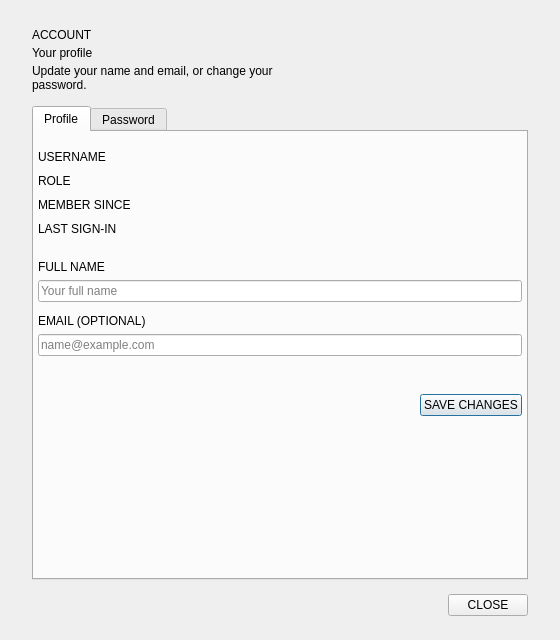
<?xml version="1.0" encoding="UTF-8"?>
<ui version="4.0">
 <class>AccountDialog</class>
 <widget class="QDialog" name="AccountDialog">
  <property name="geometry"><rect><x>0</x><y>0</y><width>560</width><height>640</height></rect></property>
  <property name="windowTitle"><string>AutoWise - Account</string></property>
  <property name="styleSheet"><string>
* { font-family: "Inter", "Segoe UI", "Arial"; }
QMainWindow, QWidget#centralwidget { background-color: #F5F5F7; }
QWidget#pageLogin, QWidget#pageRegister, QWidget#pageVehicle, QWidget#pageResults,
QWidget#scrollAreaVehicleContents, QWidget#scrollAreaResultsContents,
QWidget#widgetTopMatches, QWidget#widgetSimilarPrice { background-color: #F5F5F7; }
QWidget#widgetAdvancedFields { background: transparent; }
QWidget { color: #18181B; font-size: 13px; }
QToolTip { background-color: #18181B; color: #FFFFFF; border: none; padding: 6px; }

/* ---------- Header ---------- */
QFrame#frameHeader { background-color: #FFFFFF; border: none; border-bottom: 1px solid #E4E4E9; }
QLabel#labelBrand, QLabel#labelLoginBrand { font-family: "Playfair Display", "Georgia", serif; font-size: 21px; font-weight: 600; color: #18181B; letter-spacing: 5px; background: transparent; }
QLabel#labelTagline, QLabel#labelLoginTagline { color: #8A8A93; font-size: 10px; font-weight: 600; letter-spacing: 3px; background: transparent; }
QLabel[step="true"] { color: #A1A1AA; font-size: 11px; font-weight: 700; letter-spacing: 2px;
                      padding: 8px 2px; border-bottom: 2px solid transparent; }
QLabel[step="true"][done="true"] { color: #52525B; }
QLabel[step="true"][active="true"] { color: #18181B; border-bottom: 2px solid #D7263D; }
QLabel#labelStepSep1, QLabel#labelStepSep2 { color: #D4D4DA; }

/* ---------- Typography ---------- */
QLabel[role="eyebrow"] { color: #C81E35; font-size: 11px; font-weight: 700; letter-spacing: 3px; background: transparent; }
QLabel[role="display"] { font-family: "Playfair Display", "Georgia", serif; font-size: 54px; color: #18181B; background: transparent; }
QLabel[role="title"] { font-family: "Playfair Display", "Georgia", serif; font-size: 34px; color: #18181B; background: transparent; }
QLabel[role="section"] { font-family: "Playfair Display", "Georgia", serif; font-size: 23px; color: #18181B; background: transparent; }
QLabel[role="cardTitle"] { font-family: "Playfair Display", "Georgia", serif; font-size: 19px; color: #18181B; background: transparent; }
QLabel[role="lead"] { color: #52525B; font-size: 15px; background: transparent; }
QLabel[role="muted"] { color: #6B6B74; background: transparent; }
QLabel[role="field"] { color: #6B6B74; font-size: 11px; font-weight: 600; letter-spacing: 1px; background: transparent; }
QLabel[role="chip"] { background-color: #F4F4F5; border: 1px solid #E4E4E7; border-radius: 13px;
                      padding: 5px 12px; color: #3F3F46; font-size: 11px; font-weight: 500; }
QLabel[role="stepNumber"] { font-family: "Playfair Display", "Georgia", serif; font-size: 16px; color: #D7263D; background: transparent; }
QLabel[role="statValue"] { font-family: "Playfair Display", "Georgia", serif; font-size: 28px; color: #18181B; background: transparent; }
QLabel[role="statLabel"] { color: #6B6B74; font-size: 10px; font-weight: 600; letter-spacing: 2px; background: transparent; }
QLabel[role="error"] { color: #B91C1C; background-color: #FEF2F2; border: 1px solid #FECACA;
                       border-radius: 8px; padding: 9px 12px; }
QLabel[role="success"] { color: #15803D; background-color: #F0FDF4; border: 1px solid #BBF7D0;
                         border-radius: 8px; padding: 9px 12px; }

/* ---------- Login picture panel: photo with a dark shade, so its text stays white ---------- */
QFrame#frameLoginVisual { border: none; border-radius: 20px;
                   background: qlineargradient(x1:0, y1:0, x2:0, y2:1, stop:0 #2A1118, stop:1 #7A1D2B); }
QFrame#frameLoginVisual QLabel { color: #FFFFFF; }
QFrame#frameLoginVisual QLabel#labelLoginTagline, QFrame#frameLoginVisual QLabel[role="statLabel"] { color: #D4D4D8; }
QFrame#frameLoginVisual QLabel[role="lead"] { color: #E4E4E7; }
QFrame#frameLoginVisual QLabel[role="eyebrow"] { color: #FF8A99; }

/* ---------- Cards ---------- */
QFrame[card="true"] { background-color: #FFFFFF; border: 1px solid #E4E4E9; border-radius: 14px; }
QFrame#framePriceCard { border: 1px solid #F5C2CA;
                        background: qlineargradient(x1:0, y1:0, x2:1, y2:1, stop:0 #FFEEF1, stop:0.6 #FFF8F9, stop:1 #FFFFFF); }
QFrame#frameSummary { background-color: #F7F7F9; border: 1px solid #E4E4E9; border-radius: 10px; }
QFrame[divider="true"] { background-color: #E4E4E9; border: none; max-height: 1px; min-height: 1px; }

/* ---------- Inputs ---------- */
QLineEdit, QComboBox, QSpinBox {
    background-color: #FAFAFB; border: 1px solid #D9D9DF; border-radius: 9px;
    padding: 10px 12px; color: #18181B; min-height: 20px;
    selection-background-color: #D7263D; selection-color: #FFFFFF;
}
QLineEdit:hover, QComboBox:hover, QSpinBox:hover { border-color: #B4B4BC; }
QLineEdit:focus, QComboBox:focus, QSpinBox:focus { border-color: #D7263D; background-color: #FFFFFF; }
QLineEdit[lineEditState="error"] { border-color: #DC2626; }
QComboBox:disabled { color: #A1A1AA; border-color: #E9E9ED; background-color: #F4F4F5; }
QComboBox QLineEdit { background: transparent; border: none; padding: 0px; min-height: 0px; }
QComboBox::drop-down { border: none; width: 30px; }
QComboBox::down-arrow { image: url(../images/ic_chevron_down.png); width: 12px; height: 8px; margin-right: 12px; }
QComboBox QAbstractItemView { background-color: #FFFFFF; border: 1px solid #E4E4E9; color: #18181B;
    selection-background-color: #D7263D; selection-color: #FFFFFF; outline: 0; padding: 4px; }
QSpinBox::up-button, QSpinBox::down-button { width: 0px; border: none; }
QSpinBox#spinBoxBudget { font-family: "Playfair Display", "Georgia", serif; font-size: 26px; padding: 8px 14px; color: #18181B; }
QSlider::groove:horizontal { height: 4px; background: #E4E4E7; border-radius: 2px; }
QSlider::sub-page:horizontal { background: #D7263D; border-radius: 2px; }
QSlider::handle:horizontal { background: #FFFFFF; border: 2px solid #D7263D; width: 14px; height: 14px; margin: -7px 0; border-radius: 9px; }
QCheckBox { color: #3F3F46; spacing: 9px; background: transparent; }
QCheckBox::indicator { width: 16px; height: 16px; border: 1px solid #C4C4CC; border-radius: 4px; background-color: #FFFFFF; }
QCheckBox::indicator:hover { border-color: #D7263D; }
QCheckBox::indicator:checked { background-color: #D7263D; border-color: #D7263D; image: url(../images/ic_check.png); }

/* ---------- Buttons ---------- */
QPushButton { background-color: #D7263D; color: #FFFFFF; border: none; border-radius: 9px;
              padding: 13px 26px; font-weight: 700; font-size: 12px; letter-spacing: 2px; }
QPushButton:hover { background-color: #E63950; }
QPushButton:pressed { background-color: #B51F33; }
QPushButton:disabled { background-color: #F1C2C9; color: #FFFFFF; }
QPushButton[variant="ghost"] { background-color: #FFFFFF; border: 1px solid #D4D4DA; color: #27272A; }
QPushButton[variant="ghost"]:hover { border-color: #D7263D; color: #D7263D; }
QPushButton[variant="link"] { background-color: transparent; color: #52525B; padding: 4px 0px;
                              text-align: left; letter-spacing: 1px; font-size: 12px; }
QPushButton[variant="link"]:hover { color: #18181B; }
QPushButton[variant="inlineLink"] { background-color: transparent; color: #D7263D; padding: 2px 0px;
                                    letter-spacing: 0px; font-size: 13px; font-weight: 600; }
QPushButton[variant="inlineLink"]:hover { color: #B51F33; }
QPushButton[variant="nav"] { background-color: transparent; color: #52525B; border: none; border-bottom: 2px solid transparent;
                            border-radius: 0px; padding: 8px 4px; margin: 0px 8px; font-size: 11px; letter-spacing: 2px; }
QPushButton[variant="nav"]:hover { color: #18181B; }
QPushButton[variant="nav"][active="true"] { color: #18181B; border-bottom: 2px solid #D7263D; }
QPushButton[variant="icon"] { background-color: #FFFFFF; border: 1px solid #D9D9DF; border-radius: 9px; padding: 8px; }
QPushButton[variant="icon"]:hover { border-color: #D7263D; }

/* ---------- Scroll ---------- */
QScrollArea { background: transparent; border: none; }
QScrollArea &gt; QWidget &gt; QWidget { background: transparent; }
QScrollBar:vertical { background: transparent; width: 10px; margin: 6px 2px; }
QScrollBar::handle:vertical { background: #D4D4DA; border-radius: 3px; min-height: 40px; }
QScrollBar::handle:vertical:hover { background: #A1A1AA; }
QScrollBar::add-line:vertical, QScrollBar::sub-line:vertical { height: 0; }
QScrollBar::add-page:vertical, QScrollBar::sub-page:vertical { background: none; }

/* ---------- Results ---------- */
QLabel#labelPredictedPrice { font-family: "Playfair Display", "Georgia", serif; font-size: 48px; color: #18181B; background: transparent; }
QLabel#labelBudgetValue { font-family: "Playfair Display", "Georgia", serif; font-size: 30px; color: #18181B; background: transparent; }
QLabel#labelBudgetVerdict { border-radius: 12px; padding: 5px 12px; font-size: 11px; font-weight: 700; letter-spacing: 1px; }
QLabel#labelBudgetVerdict[state="ok"] { background-color: #DCFCE7; color: #15803D; border: 1px solid #86EFAC; }
QLabel#labelBudgetVerdict[state="over"] { background-color: #FEE2E2; color: #B91C1C; border: 1px solid #FCA5A5; }

/* ---------- Car cards (Top 5 + same price range) ---------- */
QFrame[carCard="true"] { background-color: #FFFFFF; border: 1px solid #E4E4E9; border-radius: 14px; }
QFrame[carCard="true"]:hover { border-color: #D7263D; }
QFrame#frameTopCar1 { border-color: #F5C2CA;
    background: qlineargradient(x1:0, y1:0, x2:0, y2:1, stop:0 #FFF1F3, stop:1 #FFFFFF); }
QLabel[role="carImage"] { border-radius: 10px; color: #A1A1AA; font-family: "Playfair Display", "Georgia", serif; font-size: 18px; letter-spacing: 4px;
    background: qlineargradient(x1:0, y1:0, x2:1, y2:1, stop:0 #F1F1F4, stop:1 #E6E6EA); }
QLabel[role="carRank"] { background-color: #D7263D; color: #FFFFFF; border-radius: 10px; padding: 3px 9px;
                         font-size: 11px; font-weight: 700; }
QLabel[role="carMatch"] { color: #C81E35; font-size: 11px; font-weight: 700; letter-spacing: 1px; background: transparent; }
QLabel[role="carTitle"] { font-family: "Playfair Display", "Georgia", serif; font-size: 17px; color: #18181B; background: transparent; }
QLabel[role="carTitleLarge"] { font-family: "Playfair Display", "Georgia", serif; font-size: 26px; color: #18181B; background: transparent; }
QLabel[role="carDetail"] { color: #6B6B74; font-size: 12px; background: transparent; }
QLabel[role="carPrice"] { font-size: 18px; font-weight: 700; color: #18181B; background: transparent; }
QLabel[role="carPriceLarge"] { font-family: "Playfair Display", "Georgia", serif; font-size: 34px; color: #18181B; background: transparent; }

QMessageBox { background-color: #FFFFFF; }
QMessageBox QLabel { color: #18181B; }
QMessageBox QPushButton { min-width: 90px; padding: 9px 18px; }

/* ---------- Added for accounts and the admin panel ---------- */
QDialog, QWidget#pageDashboard, QWidget#pageUsers, QWidget#pageModels, QWidget#pageData, QWidget#pageActivity,
QWidget#tabProfile, QWidget#tabPassword, QWidget#tabExplore, QWidget#tabSegments, QWidget#tabLogins, QWidget#tabAudit,
QWidget#scrollAreaDashboardContents, QWidget#scrollAreaModelsContents, QWidget#scrollAreaExploreContents,
QWidget#scrollAreaSegmentsContents { background-color: #F5F5F7; }
QDoubleSpinBox { background-color: #FAFAFB; border: 1px solid #D9D9DF; border-radius: 9px; padding: 9px 12px;
                 color: #18181B; min-height: 20px; }
QDoubleSpinBox:focus { border-color: #D7263D; background-color: #FFFFFF; }
QDoubleSpinBox::up-button, QDoubleSpinBox::down-button { width: 0px; border: none; }
QSpinBox[compact="true"], QDoubleSpinBox[compact="true"], QLineEdit[compact="true"], QComboBox[compact="true"] { padding: 7px 10px; }
QTableWidget { background-color: #FFFFFF; border: 1px solid #E4E4E9; border-radius: 12px; gridline-color: #F0F0F2;
               selection-background-color: #FDE8EB; selection-color: #18181B; alternate-background-color: #FAFAFB; }
QTableWidget::item { padding: 4px 8px; }
QHeaderView::section { background-color: #FAFAFB; color: #6B6B74; font-size: 10px; font-weight: 700; letter-spacing: 1px;
                       padding: 9px 8px; border: none; border-bottom: 1px solid #E4E4E9; }
QTableCornerButton::section { background-color: #FAFAFB; border: none; }
QTabWidget::pane { border: none; background: transparent; }
QTabBar::tab { background: transparent; color: #6B6B74; padding: 10px 18px; margin-right: 6px; border: none;
               border-bottom: 2px solid transparent; font-weight: 600; font-size: 12px; letter-spacing: 1px; }
QTabBar::tab:selected { color: #18181B; border-bottom: 2px solid #D7263D; }
QTabBar::tab:hover { color: #18181B; }
QProgressBar { border: none; background-color: #ECECEF; border-radius: 4px; max-height: 8px; min-height: 8px; }
QProgressBar::chunk { background-color: #D7263D; border-radius: 4px; }
QPlainTextEdit { background-color: #FFFFFF; border: 1px solid #E4E4E9; border-radius: 12px; padding: 10px; color: #27272A; }
QPushButton[variant="danger"] { background-color: #FFFFFF; border: 1px solid #FCA5A5; color: #B91C1C; }
QPushButton[variant="danger"]:hover { background-color: #FEF2F2; }
QPushButton[size="small"] { padding: 9px 16px; font-size: 11px; }
QLabel[role="value"] { color: #18181B; font-size: 13px; background: transparent; }
QLabel[role="kpiNote"] { color: #8A8A93; font-size: 11px; background: transparent; }
QLabel[role="badge"] { background-color: #FDE8EB; color: #C81E35; border-radius: 10px; padding: 3px 10px;
                       font-size: 10px; font-weight: 700; letter-spacing: 1px; }
QFrame[kpi="true"] { background-color: #FFFFFF; border: 1px solid #E4E4E9; border-radius: 14px; }
QFrame[kpi="true"][accent="true"] { border: 1px solid #F5C2CA;
    background: qlineargradient(x1:0, y1:0, x2:1, y2:1, stop:0 #FFEEF1, stop:0.7 #FFFFFF, stop:1 #FFFFFF); }

/* ---------- Admin sidebar (dark, like the sign-in picture panel) ---------- */
QFrame#frameSidebar { background: qlineargradient(x1:0, y1:0, x2:0, y2:1, stop:0 #141416, stop:0.75 #1C1114, stop:1 #4A1420);
                      border: none; }
QFrame#frameSidebar QLabel { color: #FFFFFF; background: transparent; }
QFrame#frameSidebar QLabel#labelSideTagline, QFrame#frameSidebar QLabel[role="statLabel"] { color: #A1A1AA; }
QFrame#frameSidebar QLabel[role="eyebrow"] { color: #FF8A99; }
QLabel#labelSideBrand { font-family: "Playfair Display", "Georgia", serif; font-size: 20px; font-weight: 600; letter-spacing: 5px; }
QLabel#labelSideTagline { font-size: 9px; font-weight: 600; letter-spacing: 3px; }
QFrame#frameSidebar QLabel#labelSideMark { background-color: #D7263D; border-radius: 3px; }
QPushButton[variant="side"] { background-color: transparent; color: #A1A1AA; border: none; border-left: 3px solid transparent;
                              border-radius: 0px; padding: 13px 22px; text-align: left; font-size: 11px; letter-spacing: 2px; }
QPushButton[variant="side"]:hover { color: #FFFFFF; background-color: rgba(255, 255, 255, 0.05); }
QPushButton[variant="side"][active="true"] { color: #FFFFFF; background-color: rgba(215, 38, 61, 0.18); border-left: 3px solid #D7263D; }
QPushButton[variant="sideGhost"] { background-color: transparent; color: #E4E4E7; border: 1px solid #3F3F46; border-radius: 9px;
                                   padding: 11px 16px; font-size: 11px; letter-spacing: 2px; }
QPushButton[variant="sideGhost"]:hover { border-color: #D7263D; color: #FFFFFF; }
QFrame#frameSideUser { background-color: rgba(255, 255, 255, 0.06); border-radius: 12px; }
</string></property>
  <layout class="QVBoxLayout" name="verticalLayoutAccount">
   <property name="spacing"><number>14</number></property>
   <property name="leftMargin"><number>32</number></property>
   <property name="topMargin"><number>28</number></property>
   <property name="rightMargin"><number>32</number></property>
   <property name="bottomMargin"><number>24</number></property>
   <item>
    <layout class="QHBoxLayout" name="horizontalLayoutAccountHeader">
     <property name="spacing"><number>10</number></property>
     <property name="leftMargin"><number>0</number></property>
     <property name="topMargin"><number>0</number></property>
     <property name="rightMargin"><number>0</number></property>
     <property name="bottomMargin"><number>0</number></property>
     <item>
      <layout class="QVBoxLayout" name="verticalLayoutAccountHeader">
       <property name="spacing"><number>4</number></property>
       <property name="leftMargin"><number>0</number></property>
       <property name="topMargin"><number>0</number></property>
       <property name="rightMargin"><number>0</number></property>
       <property name="bottomMargin"><number>0</number></property>
       <item>
        <widget class="QLabel" name="labelAccountEyebrow">
         <property name="text"><string>ACCOUNT</string></property>
         <property name="role" stdset="0"><string>eyebrow</string></property>
        </widget>
       </item>
       <item>
        <widget class="QLabel" name="labelAccountTitle">
         <property name="text"><string>Your profile</string></property>
         <property name="role" stdset="0"><string>title</string></property>
        </widget>
       </item>
       <item>
        <widget class="QLabel" name="labelAccountLead">
         <property name="text"><string>Update your name and email, or change your password.</string></property>
         <property name="role" stdset="0"><string>muted</string></property>
         <property name="wordWrap"><bool>true</bool></property>
        </widget>
       </item>
      </layout>
     </item>
     <item>
      <spacer name="spacer5">
       <property name="orientation"><enum>Qt::Orientation::Horizontal</enum></property>
       <property name="sizeHint" stdset="0"><size><width>20</width><height>20</height></size></property>
      </spacer>
     </item>
    </layout>
   </item>
   <item>
    <widget class="QTabWidget" name="tabWidgetAccount">
     <property name="currentIndex"><number>0</number></property>
     <widget class="QWidget" name="tabProfile">
      <attribute name="title"><string>Profile</string></attribute>
      <layout class="QVBoxLayout" name="verticalLayoutProfile">
       <property name="spacing"><number>12</number></property>
       <property name="leftMargin"><number>4</number></property>
       <property name="topMargin"><number>18</number></property>
       <property name="rightMargin"><number>4</number></property>
       <property name="bottomMargin"><number>4</number></property>
       <item>
        <layout class="QGridLayout" name="gridLayoutProfileInfo">
         <property name="leftMargin"><number>0</number></property>
         <property name="topMargin"><number>0</number></property>
         <property name="rightMargin"><number>0</number></property>
         <property name="bottomMargin"><number>0</number></property>
         <property name="horizontalSpacing"><number>24</number></property>
         <property name="verticalSpacing"><number>10</number></property>
         <item row="0" column="0">
          <widget class="QLabel" name="labelUsernameCaption">
           <property name="text"><string>USERNAME</string></property>
           <property name="role" stdset="0"><string>field</string></property>
          </widget>
         </item>
         <item row="0" column="1">
          <widget class="QLabel" name="labelUsernameValue">
           <property name="text"><string></string></property>
           <property name="role" stdset="0"><string>value</string></property>
          </widget>
         </item>
         <item row="1" column="0">
          <widget class="QLabel" name="labelRoleCaption">
           <property name="text"><string>ROLE</string></property>
           <property name="role" stdset="0"><string>field</string></property>
          </widget>
         </item>
         <item row="1" column="1">
          <widget class="QLabel" name="labelRoleValue">
           <property name="text"><string></string></property>
           <property name="role" stdset="0"><string>value</string></property>
          </widget>
         </item>
         <item row="2" column="0">
          <widget class="QLabel" name="labelCreatedCaption">
           <property name="text"><string>MEMBER SINCE</string></property>
           <property name="role" stdset="0"><string>field</string></property>
          </widget>
         </item>
         <item row="2" column="1">
          <widget class="QLabel" name="labelCreatedValue">
           <property name="text"><string></string></property>
           <property name="role" stdset="0"><string>value</string></property>
          </widget>
         </item>
         <item row="3" column="0">
          <widget class="QLabel" name="labelLastLoginCaption">
           <property name="text"><string>LAST SIGN-IN</string></property>
           <property name="role" stdset="0"><string>field</string></property>
          </widget>
         </item>
         <item row="3" column="1">
          <widget class="QLabel" name="labelLastLoginValue">
           <property name="text"><string></string></property>
           <property name="role" stdset="0"><string>value</string></property>
          </widget>
         </item>
        </layout>
       </item>
       <item>
        <widget class="QFrame" name="lineProfile">
         <property name="divider" stdset="0"><string>true</string></property>
        </widget>
       </item>
       <item>
        <layout class="QVBoxLayout" name="verticalLayoutFullName">
         <property name="spacing"><number>6</number></property>
         <property name="leftMargin"><number>0</number></property>
         <property name="topMargin"><number>0</number></property>
         <property name="rightMargin"><number>0</number></property>
         <property name="bottomMargin"><number>0</number></property>
         <item>
          <widget class="QLabel" name="labelFullName">
           <property name="text"><string>FULL NAME</string></property>
           <property name="role" stdset="0"><string>field</string></property>
          </widget>
         </item>
         <item>
          <widget class="QLineEdit" name="lineEditFullName">
           <property name="placeholderText"><string>Your full name</string></property>
          </widget>
         </item>
        </layout>
       </item>
       <item>
        <layout class="QVBoxLayout" name="verticalLayoutEmail">
         <property name="spacing"><number>6</number></property>
         <property name="leftMargin"><number>0</number></property>
         <property name="topMargin"><number>0</number></property>
         <property name="rightMargin"><number>0</number></property>
         <property name="bottomMargin"><number>0</number></property>
         <item>
          <widget class="QLabel" name="labelEmail">
           <property name="text"><string>EMAIL (OPTIONAL)</string></property>
           <property name="role" stdset="0"><string>field</string></property>
          </widget>
         </item>
         <item>
          <widget class="QLineEdit" name="lineEditEmail">
           <property name="placeholderText"><string>name@example.com</string></property>
          </widget>
         </item>
        </layout>
       </item>
       <item>
        <widget class="QLabel" name="labelProfileMessage">
         <property name="text"><string></string></property>
         <property name="role" stdset="0"><string>error</string></property>
         <property name="wordWrap"><bool>true</bool></property>
        </widget>
       </item>
       <item>
        <layout class="QHBoxLayout" name="horizontalLayoutProfileSave">
         <property name="leftMargin"><number>0</number></property>
         <property name="topMargin"><number>0</number></property>
         <property name="rightMargin"><number>0</number></property>
         <property name="bottomMargin"><number>0</number></property>
         <item>
          <spacer name="spacer1">
           <property name="orientation"><enum>Qt::Orientation::Horizontal</enum></property>
           <property name="sizeHint" stdset="0"><size><width>20</width><height>20</height></size></property>
          </spacer>
         </item>
         <item>
          <widget class="QPushButton" name="pushButtonSaveProfile">
           <property name="text"><string>SAVE CHANGES</string></property>
           <property name="cursor"><cursorShape>PointingHandCursor</cursorShape></property>
          </widget>
         </item>
        </layout>
       </item>
       <item>
        <spacer name="spacer2">
         <property name="orientation"><enum>Qt::Orientation::Vertical</enum></property>
         <property name="sizeHint" stdset="0"><size><width>20</width><height>20</height></size></property>
        </spacer>
       </item>
      </layout>
     </widget>
     <widget class="QWidget" name="tabPassword">
      <attribute name="title"><string>Password</string></attribute>
      <layout class="QVBoxLayout" name="verticalLayoutPassword">
       <property name="spacing"><number>12</number></property>
       <property name="leftMargin"><number>4</number></property>
       <property name="topMargin"><number>18</number></property>
       <property name="rightMargin"><number>4</number></property>
       <property name="bottomMargin"><number>4</number></property>
       <item>
        <layout class="QVBoxLayout" name="verticalLayoutOldPassword">
         <property name="spacing"><number>6</number></property>
         <property name="leftMargin"><number>0</number></property>
         <property name="topMargin"><number>0</number></property>
         <property name="rightMargin"><number>0</number></property>
         <property name="bottomMargin"><number>0</number></property>
         <item>
          <widget class="QLabel" name="labelOldPassword">
           <property name="text"><string>CURRENT PASSWORD</string></property>
           <property name="role" stdset="0"><string>field</string></property>
          </widget>
         </item>
         <item>
          <widget class="QLineEdit" name="lineEditOldPassword">
           <property name="placeholderText"><string>Current password</string></property>
           <property name="echoMode"><enum>QLineEdit::EchoMode::Password</enum></property>
          </widget>
         </item>
        </layout>
       </item>
       <item>
        <layout class="QVBoxLayout" name="verticalLayoutNewPassword">
         <property name="spacing"><number>6</number></property>
         <property name="leftMargin"><number>0</number></property>
         <property name="topMargin"><number>0</number></property>
         <property name="rightMargin"><number>0</number></property>
         <property name="bottomMargin"><number>0</number></property>
         <item>
          <widget class="QLabel" name="labelNewPassword">
           <property name="text"><string>NEW PASSWORD</string></property>
           <property name="role" stdset="0"><string>field</string></property>
          </widget>
         </item>
         <item>
          <widget class="QLineEdit" name="lineEditNewPassword">
           <property name="placeholderText"><string>8+ characters, letters and numbers</string></property>
           <property name="echoMode"><enum>QLineEdit::EchoMode::Password</enum></property>
          </widget>
         </item>
        </layout>
       </item>
       <item>
        <layout class="QVBoxLayout" name="verticalLayoutConfirmPassword">
         <property name="spacing"><number>6</number></property>
         <property name="leftMargin"><number>0</number></property>
         <property name="topMargin"><number>0</number></property>
         <property name="rightMargin"><number>0</number></property>
         <property name="bottomMargin"><number>0</number></property>
         <item>
          <widget class="QLabel" name="labelConfirmPassword">
           <property name="text"><string>CONFIRM NEW PASSWORD</string></property>
           <property name="role" stdset="0"><string>field</string></property>
          </widget>
         </item>
         <item>
          <widget class="QLineEdit" name="lineEditConfirmPassword">
           <property name="placeholderText"><string>Type the new password again</string></property>
           <property name="echoMode"><enum>QLineEdit::EchoMode::Password</enum></property>
          </widget>
         </item>
        </layout>
       </item>
       <item>
        <widget class="QCheckBox" name="checkBoxShowPasswords">
         <property name="text"><string>Show passwords</string></property>
        </widget>
       </item>
       <item>
        <widget class="QLabel" name="labelPasswordMessage">
         <property name="text"><string></string></property>
         <property name="role" stdset="0"><string>error</string></property>
         <property name="wordWrap"><bool>true</bool></property>
        </widget>
       </item>
       <item>
        <layout class="QHBoxLayout" name="horizontalLayoutPasswordSave">
         <property name="leftMargin"><number>0</number></property>
         <property name="topMargin"><number>0</number></property>
         <property name="rightMargin"><number>0</number></property>
         <property name="bottomMargin"><number>0</number></property>
         <item>
          <spacer name="spacer3">
           <property name="orientation"><enum>Qt::Orientation::Horizontal</enum></property>
           <property name="sizeHint" stdset="0"><size><width>20</width><height>20</height></size></property>
          </spacer>
         </item>
         <item>
          <widget class="QPushButton" name="pushButtonChangePassword">
           <property name="text"><string>CHANGE PASSWORD</string></property>
           <property name="cursor"><cursorShape>PointingHandCursor</cursorShape></property>
          </widget>
         </item>
        </layout>
       </item>
       <item>
        <spacer name="spacer4">
         <property name="orientation"><enum>Qt::Orientation::Vertical</enum></property>
         <property name="sizeHint" stdset="0"><size><width>20</width><height>20</height></size></property>
        </spacer>
       </item>
      </layout>
     </widget>
    </widget>
   </item>
   <item>
    <layout class="QHBoxLayout" name="horizontalLayoutAccountButtons">
     <property name="spacing"><number>10</number></property>
     <property name="leftMargin"><number>0</number></property>
     <property name="topMargin"><number>0</number></property>
     <property name="rightMargin"><number>0</number></property>
     <property name="bottomMargin"><number>0</number></property>
     <item>
      <spacer name="spacer6">
       <property name="orientation"><enum>Qt::Orientation::Horizontal</enum></property>
       <property name="sizeHint" stdset="0"><size><width>20</width><height>20</height></size></property>
      </spacer>
     </item>
     <item>
      <widget class="QPushButton" name="pushButtonAccountClose">
       <property name="text"><string>CLOSE</string></property>
       <property name="variant" stdset="0"><string>ghost</string></property>
       <property name="cursor"><cursorShape>PointingHandCursor</cursorShape></property>
      </widget>
     </item>
    </layout>
   </item>
  </layout>
 </widget>
 <resources/>
 <connections/>
</ui>
